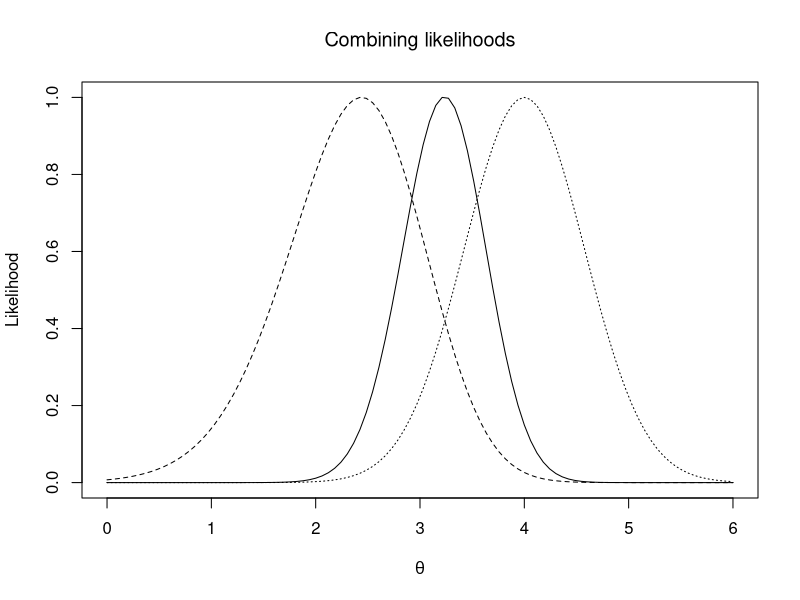

Generate this figure with R:


par(mfrow=c(1,1))
theta <- seq(0,6,len=100)

# sample 1: data max=3.5 from x1 to x5 iid N(theta,1),
n<- 5
  x <- 3.5
  loglik1 <- (n-1)*log(pnorm(x-theta)) + log(dnorm(x-theta))
  loglik1 <- loglik1 - max(loglik1)
  lik1 <- exp(loglik1)

# sample2: ybar from y1 to y3 iid N(theta,1)
n<- 3
  ybar<- 4
  loglik2 <- log (dnorm(ybar,mean=theta,sd=sqrt(1/n)))
  loglik2 <- loglik2 - max(loglik2)
  lik2 <- exp(loglik2)
# combined sample
loglik <- loglik1 + loglik2
  loglik <- loglik- max(loglik)
  lik <- exp(loglik)

plot(theta,lik,type='l',xlab=expression(theta),
    ylab='Likelihood')
  lines(theta,lik1,lty=2)
  lines(theta,lik2,lty=3)
title(expression('Combining likelihoods'))
